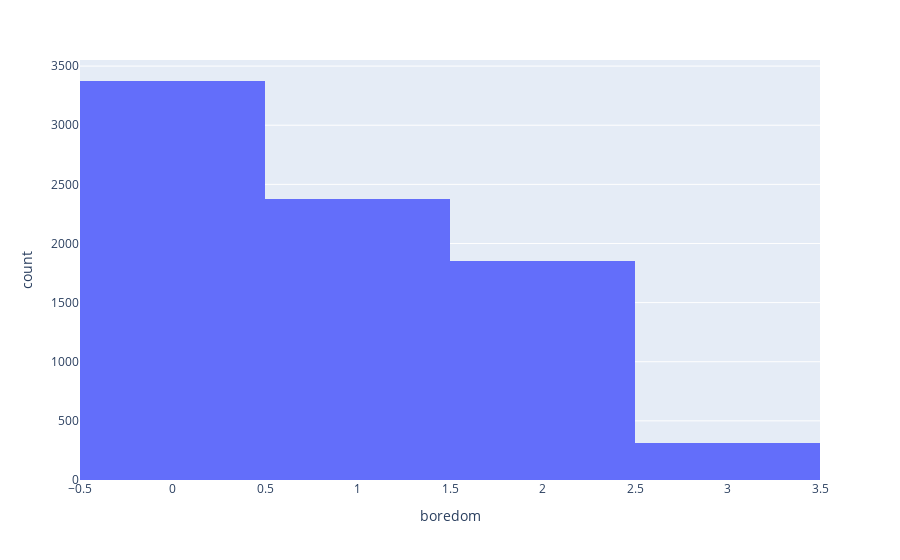

The cell this chart's notebook holds for it:
### Code cell
px.histogram(df_continous,
             'boredom')

### Figure 1 — Plotly figure (JSON) as saved in the notebook; plotly's stock layout.template omitted (floating-point values rounded to 4 significant figures; data arrays with more than 128 entries replaced by an {"elided": "..."} marker saying what was removed)
{"data": [{"bingroup": "x", "hovertemplate": "boredom=%{x}<br>count=%{y}<extra></extra>", "legendgroup": "", "marker": {"color": "#636efa", "pattern": {"shape": ""}}, "name": "", "orientation": "v", "showlegend": false, "type": "histogram", "x": {"elided": "7919 int values"}, "xaxis": "x", "yaxis": "y"}], "layout": {"barmode": "relative", "legend": {"tracegroupgap": 0}, "margin": {"t": 60}, "xaxis": {"anchor": "y", "domain": [0, 1], "title": {"text": "boredom"}}, "yaxis": {"anchor": "x", "domain": [0, 1], "title": {"text": "count"}}}}
